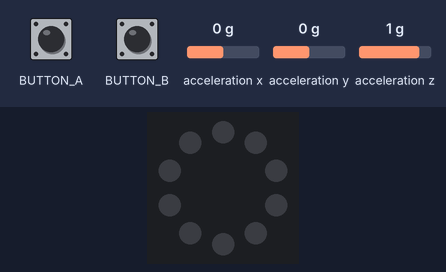
A program run on a simulated Circuit Playground running CircuitPython. Shown: the board's ring of 10 RGB LEDs (number 0 left of the top, counting anticlockwise). Inputs (shaded band) come from the test bench; at power-on: acceleration x 0 g, acceleration y 0 g, acceleration z 1 g. Dim RGB values are drawn brighter than linear; USB keyboard and mouse output is not drawn.

Above: at 1.2 s.
1.3 s: acceleration x set to -0.8 g
At 2.3 s:
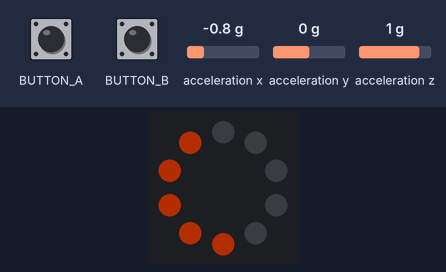
2.8 s: button B pressed for 1 s
6.8 s: button A pressed for 0.15 s
9.9 s: button B pressed for 0.15 s
11.5 s: acceleration x set to 0.8 g
At 12.6 s:
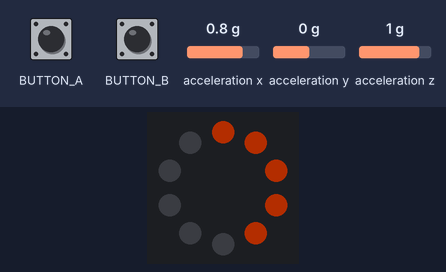
13.0 s: acceleration x set to 0 g
At 14.2 s:
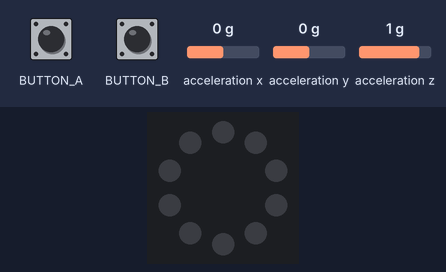
Timing chart, 0 to 15.5 s (numbered marks = the images above; inputs shaded):
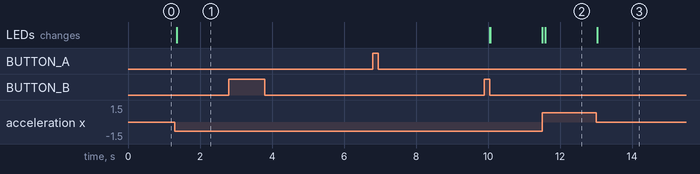

Measured:
- after the input at 1.3 s, the LEDs: change after 0.05 s (image 1)
- after the input at 2.8 s, every drawn part: stays the same
- after the input at 6.8 s, every drawn part: stays the same
- after the input at 11.5 s, the LEDs: first change at once (image 2 shows a later state)
- after the input at 13.0 s, the LEDs: change at once (image 3)

The program:

code.py
```python
import time
from adafruit_circuitplayground import cp
from adafruit_hid.keyboard import Keyboard
from adafruit_hid.keycode import Keycode
import usb_hid
from sensorlightdisplay import SensorLightDisplay

keyboard = Keyboard(usb_hid.devices)
sld = SensorLightDisplay(brightness=0.3)

while True:
    x, y, z = cp.acceleration

    # movement control
    if x < -3:
        keyboard.press(Keycode.LEFT_ARROW)
        keyboard.release(Keycode.RIGHT_ARROW)
    elif x > 3:
        keyboard.press(Keycode.RIGHT_ARROW)
        keyboard.release(Keycode.LEFT_ARROW)
    else:
        keyboard.release(Keycode.LEFT_ARROW)
        keyboard.release(Keycode.RIGHT_ARROW)

    # fire dart with button A
    if cp.button_a:
        keyboard.press(Keycode.SPACE)
        keyboard.release(Keycode.SPACE)

    if cp.button_b:
        keyboard.press(Keycode.E)
        keyboard.release(Keycode.E)

    # LED feedback
    sld.advanced_control_feedback(x)

    time.sleep(0.05)
```

sensorlightdisplay.py
```python
from adafruit_circuitplayground import cp

class SensorLightDisplay:
    BLACK = (0, 0, 0)

    def __init__(self, brightness):
        self.pixels = cp.pixels
        self.pixels.brightness = brightness
        self.NUM_PIXELS = len(self.pixels)

    def advanced_control_feedback(self, acceleration_x):
        if acceleration_x < -9.81 or acceleration_x > 9.81:
            return

        for i in range(self.NUM_PIXELS):
            self.pixels[i] = self.BLACK

        if -3 <= acceleration_x <= 3:
            self.pixels.show()
            return

        # unified colour gradient (green → red)
        strength = min(abs(acceleration_x) / 9.81, 1.0)
        red = int(255 * strength)
        green = 255 - red
        colour = (red, green, 0)

        if acceleration_x < -3:
            for i in range(0, 5):
                self.pixels[i] = colour

        elif acceleration_x > 3:
            for i in range(5, 10):
                self.pixels[i] = colour

        self.pixels.show()
```
